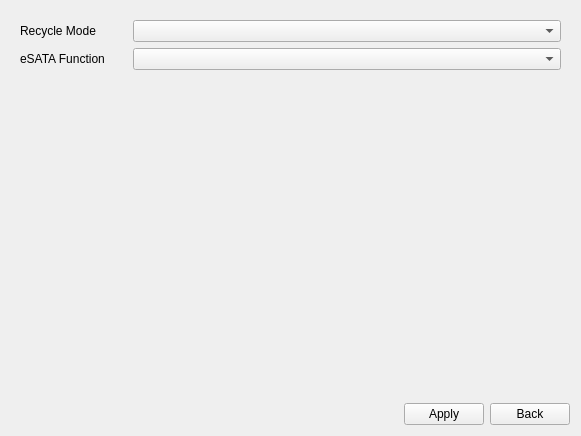
<?xml version="1.0" encoding="UTF-8"?>
<ui version="4.0">
 <class>StorageGeneralSettings</class>
 <widget class="QWidget" name="StorageGeneralSettings">
  <property name="geometry">
   <rect>
    <x>0</x>
    <y>0</y>
    <width>581</width>
    <height>436</height>
   </rect>
  </property>
  <property name="windowTitle">
   <string>Form</string>
  </property>
  <layout class="QVBoxLayout" name="verticalLayout" stretch="0,0,0">
   <item>
    <widget class="QWidget" name="widget" native="true">
     <layout class="QGridLayout" name="gridLayout">
      <item row="0" column="0">
       <widget class="QLabel" name="label_recycleMode">
        <property name="sizePolicy">
         <sizepolicy hsizetype="Preferred" vsizetype="Preferred">
          <horstretch>1</horstretch>
          <verstretch>0</verstretch>
         </sizepolicy>
        </property>
        <property name="text">
         <string>Recycle Mode</string>
        </property>
       </widget>
      </item>
      <item row="0" column="1">
       <widget class="ComboBox" name="comboBox_recycleMode">
        <property name="sizePolicy">
         <sizepolicy hsizetype="Preferred" vsizetype="Fixed">
          <horstretch>4</horstretch>
          <verstretch>0</verstretch>
         </sizepolicy>
        </property>
       </widget>
      </item>
      <item row="1" column="0">
       <widget class="QLabel" name="label_eSATAFunction">
        <property name="sizePolicy">
         <sizepolicy hsizetype="Preferred" vsizetype="Preferred">
          <horstretch>1</horstretch>
          <verstretch>0</verstretch>
         </sizepolicy>
        </property>
        <property name="text">
         <string>eSATA Function</string>
        </property>
       </widget>
      </item>
      <item row="1" column="1">
       <widget class="ComboBox" name="comboBox_eSATAFunction">
        <property name="sizePolicy">
         <sizepolicy hsizetype="Preferred" vsizetype="Fixed">
          <horstretch>4</horstretch>
          <verstretch>0</verstretch>
         </sizepolicy>
        </property>
       </widget>
      </item>
     </layout>
    </widget>
   </item>
   <item>
    <spacer name="verticalSpacer">
     <property name="orientation">
      <enum>Qt::Vertical</enum>
     </property>
     <property name="sizeHint" stdset="0">
      <size>
       <width>20</width>
       <height>40</height>
      </size>
     </property>
    </spacer>
   </item>
   <item>
    <layout class="QHBoxLayout" name="horizontalLayout">
     <item>
      <spacer name="horizontalSpacer">
       <property name="orientation">
        <enum>Qt::Horizontal</enum>
       </property>
       <property name="sizeHint" stdset="0">
        <size>
         <width>40</width>
         <height>20</height>
        </size>
       </property>
      </spacer>
     </item>
     <item>
      <widget class="QPushButton" name="pushButton_apply">
       <property name="text">
        <string>Apply</string>
       </property>
      </widget>
     </item>
     <item>
      <widget class="QPushButton" name="pushButton_back">
       <property name="text">
        <string>Back</string>
       </property>
      </widget>
     </item>
    </layout>
   </item>
  </layout>
 </widget>
 <customwidgets>
  <customwidget>
   <class>ComboBox</class>
   <extends>QComboBox</extends>
   <header>combobox.h</header>
  </customwidget>
 </customwidgets>
 <resources/>
 <connections/>
</ui>
